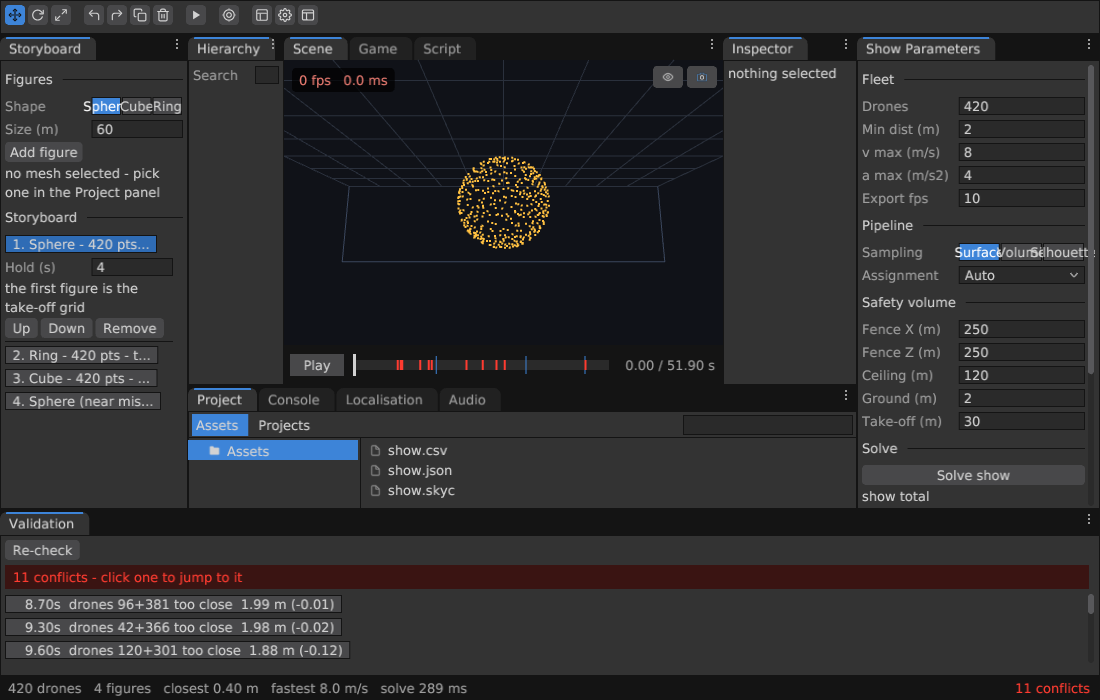
#> input picture .gauntlet-shots/09-narrow-1100x700.png, 1100 x 700 px
$ python look.py ../.gauntlet-shots/09-narrow-1100x700.png
#> lines starting #> are read from the running program, lines starting #| are printed output that depends on the picture
#!/usr/bin/env python3
"""look.py - the renderer's mirror.

Turns a rendered frame (PPM/PNG) into something a language model can actually
LOOK at: a luminance ASCII view, a colour-region map, and hard numbers about
silhouettes. This is what makes "check the image yourself" possible without a
display.

  python3 tools/look.py frame.ppm            ascii + stats
  python3 tools/look.py frame.ppm --cols=120 wider view
"""
import sys, os
import numpy as np
from PIL import Image

RAMP = " .:-=+*#%@"           # dark -> bright


def load(path):
    im = Image.open(path).convert("RGB")
    return np.asarray(im).astype(np.float32) / 255.0


def ascii_view(img, cols=96):
    h, w, _ = img.shape
    rows = max(1, int(cols * h / w * 0.5))
    ys = (np.linspace(0, h, rows + 1)).astype(int)
    xs = (np.linspace(0, w, cols + 1)).astype(int)
    lum = img @ np.array([0.2126, 0.7152, 0.0722], dtype=np.float32)
    out = []
    for r in range(rows):
        line = []
        for c in range(cols):
            block = lum[ys[r]:max(ys[r] + 1, ys[r + 1]), xs[c]:max(xs[c] + 1, xs[c + 1])]
            v = float(block.mean())
            line.append(RAMP[min(len(RAMP) - 1, int(v * len(RAMP)))])
        out.append("".join(line))
    return out


def color_view(img, cols=96):
    fams = {
        'k': (0.05, 0.05, 0.06),
        'g': (0.5, 0.5, 0.5),
        'r': (0.85, 0.25, 0.2),
        'o': (0.9, 0.55, 0.2),
        'y': (0.9, 0.85, 0.3),
        'l': (0.55, 0.8, 0.3),
        'G': (0.25, 0.7, 0.35),
        'c': (0.3, 0.8, 0.85),
        'b': (0.3, 0.5, 0.85),
        'p': (0.6, 0.4, 0.85),
        'm': (0.85, 0.35, 0.7),
        'w': (0.95, 0.95, 0.95),
    }
    keys = list(fams)
    ref = np.array([fams[k] for k in keys], dtype=np.float32)
    h, w, _ = img.shape
    rows = max(1, int(cols * h / w * 0.5))
    ys = np.linspace(0, h, rows + 1).astype(int)
    xs = np.linspace(0, w, cols + 1).astype(int)
    out = []
    for r in range(rows):
        line = []
        for c in range(cols):
            block = img[ys[r]:max(ys[r] + 1, ys[r + 1]), xs[c]:max(xs[c] + 1, xs[c + 1])]
            m = block.reshape(-1, 3).mean(0)
            d = ((ref - m) ** 2).sum(1)
            line.append(keys[int(d.argmin())])
        out.append("".join(line))
    return out


def stats(img, name):
    h, w, _ = img.shape
    lum = img @ np.array([0.2126, 0.7152, 0.0722], dtype=np.float32)
    print(f"--- {name}: {w}x{h}")
    print(f"    luminance  min {lum.min():.3f}  mean {lum.mean():.3f}  max {lum.max():.3f}")
    q = (img * 24).astype(np.int32)
    uniq = len(np.unique(q.reshape(-1, 3), axis=0))
    print(f"    distinct shades (quantised): {uniq}")
    bands = 8
    prof = []
    for i in range(bands):
        a, b = i * h // bands, (i + 1) * h // bands
        prof.append(f"{lum[a:b].mean():.3f}")
    print("    row bands top->bottom: " + " ".join(prof))
    top, bot = lum[: h // 2].mean(), lum[h // 2:].mean()
    print(f"    top half {top:.3f} | bottom half {bot:.3f} -> "
          f"{'ground below (ok)' if bot > top else 'BRIGHTER ON TOP (suspicious)'}")
    bg = img[0, 0]
    diff = np.abs(img - bg).sum(2)
    print(f"    pixels differing from corner colour: {100.0 * (diff > 0.08).mean():.1f}%")

    # objective "does this look like a photograph" numbers
    p2, p98 = np.percentile(lum, 2), np.percentile(lum, 98)
    clip_lo = 100.0 * (lum < 0.02).mean()
    clip_hi = 100.0 * (lum > 0.98).mean()
    gx = np.abs(np.diff(lum, axis=1)).mean()
    gy = np.abs(np.diff(lum, axis=0)).mean()
    sat = (img.max(2) - img.min(2)).mean()
    print(f"    EXPOSURE mean {lum.mean():.3f} (target 0.35-0.55) | "
          f"contrast p2..p98 {p2:.3f}..{p98:.3f} = {p98-p2:.3f} (target >0.45)")
    print(f"    clipping black {clip_lo:.2f}% white {clip_hi:.2f}% (target <2% each) | "
          f"detail {0.5*(gx+gy):.4f} | saturation {sat:.3f}")


def main():
    args = [a for a in sys.argv[1:] if not a.startswith("--")]
    cols = 96
    crop = None
    stretch = False
    for a in sys.argv[1:]:
        if a.startswith("--cols"):
            cols = int(a.split("=")[1]) if "=" in a else 96
        elif a.startswith("--crop"):          # --crop=x0,y0,x1,y1 in 0..1
            crop = [float(v) for v in a.split("=")[1].split(",")]
        elif a.startswith("--stretch"):       # normalise contrast before viewing
            stretch = True
    for p in args:
        img = load(p)
#> in load, im is the input picture: PIL image 1100x700 RGB; mean R, G, B 46.1, 45.6, 47.2
        if crop:
            h, w, _ = img.shape
            img = img[int(crop[1]*h):int(crop[3]*h), int(crop[0]*w):int(crop[2]*w)]
        if stretch:
            lo, hi = np.percentile(img, 2), np.percentile(img, 98)
            img = np.clip((img - lo) / max(1e-6, hi - lo), 0, 1)
        stats(img, os.path.basename(p))
#> in stats, `lum = img @ np.array([0.2126, 0.7152, 0.0722], dtype=np.float32)`:
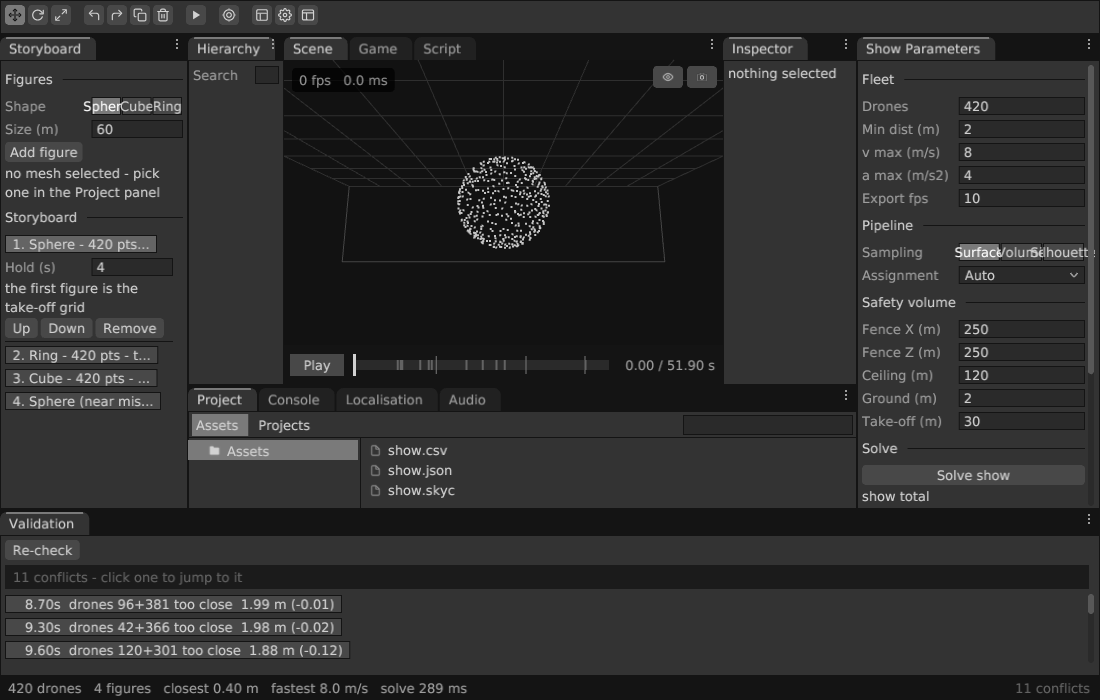
#> lum: shape (700, 1100) float32; min 0.0202, max 0.996, mean 0.18
#| --- 09-narrow-1100x700.png: 1100x700
#|     luminance  min 0.020  mean 0.180  max 0.996
#> in stats, `uniq = len(np.unique(q.reshape(-1, 3), axis=0))`: uniq = 244
#|     distinct shades (quantised): 244
#> after the loop in stats, `for i in range(bands):`: prof = ['0.185', '0.162', '0.178', '0.160', '0.189', '0.199', '0.175', '0.189']
#|     row bands top->bottom: 0.185 0.162 0.178 0.160 0.189 0.199 0.175 0.189
#> in stats, `top, bot = lum[: h // 2].mean(), lum[h // 2:].mean()`: top = 0.171; bot = 0.188
#|     top half 0.171 | bottom half 0.188 -> ground below (ok)
#> in stats, `bg = img[0, 0]`: bg = [0.0784, 0.0784, 0.0784]
#|     pixels differing from corner colour: 71.3%
#> in stats, `p2, p98 = np.percentile(lum, 2), np.percentile(lum, 98)`: p2 = 0.0706; p98 = 0.541
#> in stats, `clip_lo = 100.0 * (lum < 0.02).mean()`: clip_lo = 0
#> in stats, `clip_hi = 100.0 * (lum > 0.98).mean()`: clip_hi = 0.000649
#> in stats, `gx = np.abs(np.diff(lum, axis=1)).mean()`: gx = 0.0132
#> in stats, `gy = np.abs(np.diff(lum, axis=0)).mean()`: gy = 0.0168
#> in stats, `sat = (img.max(2) - img.min(2)).mean()`: sat = 0.02
#|     EXPOSURE mean 0.180 (target 0.35-0.55) | contrast p2..p98 0.071..0.541 = 0.471 (target >0.45)
#|     clipping black 0.00% white 0.00% (target <2% each) | detail 0.0150 | saturation 0.020
        print("    luminance view:")
        for line in ascii_view(img, cols):
#> in ascii_view, `h, w, _ = img.shape`: h = 700; w = 1100
#> in ascii_view, `rows = max(1, int(cols * h / w * 0.5))`: rows = 30
            print("      " + line)
#> this loop made 30 passes
        print("    colour view:")
        for line in color_view(img, cols):
#> in color_view, `keys = list(fams)`: keys = ['k', 'g', 'r', 'o', 'y', 'l', 'G', 'c', 'b', 'p', 'm', 'w']
#> in color_view, `h, w, _ = img.shape`: h = 700; w = 1100
#> in color_view, `rows = max(1, int(cols * h / w * 0.5))`: rows = 30
            print("      " + line)


if __name__ == "__main__":
    main()

$ run again, on .gauntlet-shots/16a-ohne-bevel.png
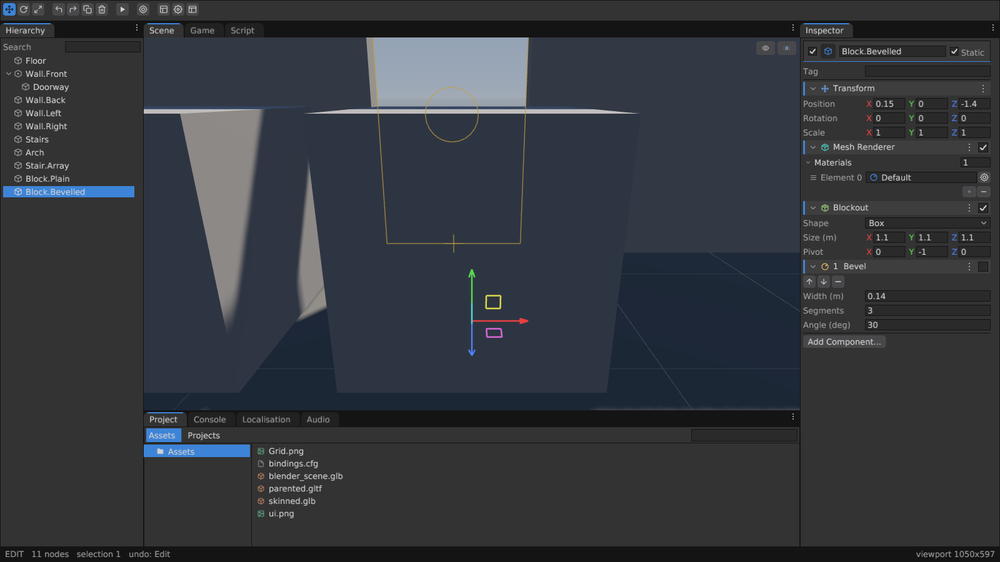
#> input picture .gauntlet-shots/16a-ohne-bevel.png, 1000 x 562 px, shrunk from 1600 x 900 before the run
#> in load, im is the input picture: PIL image 1000x562 RGB; mean R, G, B 51.7, 55.3, 61.1
#| --- 16a-ohne-bevel.png: 1000x562
#|     luminance  min 0.000  mean 0.216  max 0.886
#> uniq = 497
#|     distinct shades (quantised): 497
#> after the loop in stats, `for i in range(bands):`: prof = ['0.220', '0.276', '0.243', '0.224', '0.202', '0.176', '0.205', '0.178']
#|     row bands top->bottom: 0.220 0.276 0.243 0.224 0.202 0.176 0.205 0.178
#> top = 0.241; bot = 0.19
#|     top half 0.241 | bottom half 0.190 -> BRIGHTER ON TOP (suspicious)
#> bg = [0.098, 0.098, 0.098]
#> in stats, `diff = np.abs(img - bg).sum(2)`:
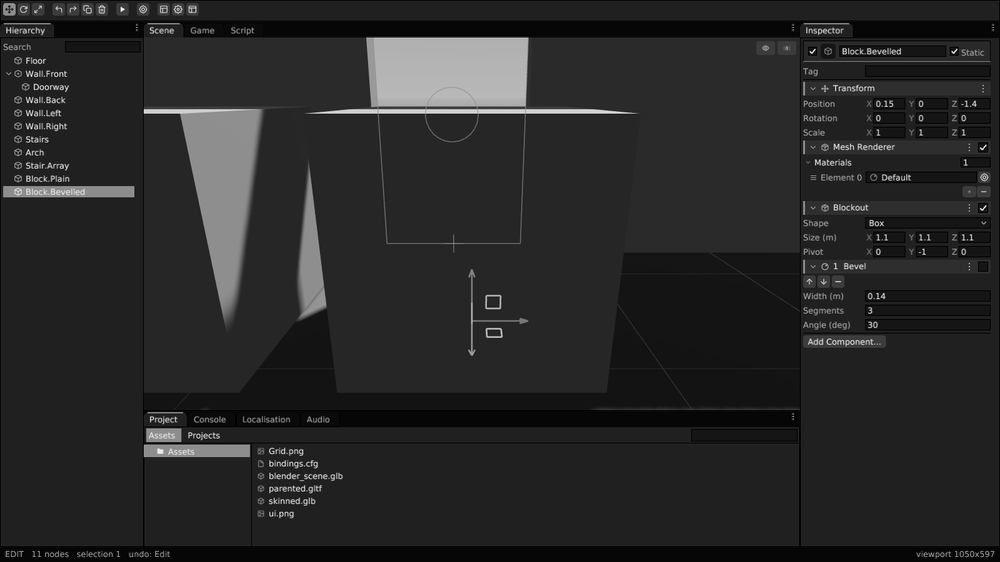
#> diff: shape (562, 1000) float32; min 0, max 2.36, mean 0.373; drawn with min black and max white
#|     pixels differing from corner colour: 93.8%
#> p2 = 0.0784; p98 = 0.635
#> clip_lo = 0.00427
#> clip_hi = 0
#> gx = 0.00727
#> gy = 0.00992
#> sat = 0.0394
#|     EXPOSURE mean 0.216 (target 0.35-0.55) | contrast p2..p98 0.078..0.635 = 0.557 (target >0.45)
#|     clipping black 0.00% white 0.00% (target <2% each) | detail 0.0086 | saturation 0.039
#> in ascii_view, `h, w, _ = img.shape`: h = 562; w = 1000
#> in ascii_view, `rows = max(1, int(cols * h / w * 0.5))`: rows = 26
#> the loop in main, `for line in ascii_view(img, cols):` made 26 passes
#> keys = ['k', 'g', 'r', 'o', 'y', 'l', 'G', 'c', 'b', 'p', 'm', 'w']
#> in color_view, `h, w, _ = img.shape`: h = 562; w = 1000
#> in color_view, `rows = max(1, int(cols * h / w * 0.5))`: rows = 26
#> the loop in main, `for line in color_view(img, cols):` made 26 passes
#|       gggkkkkkggkkkgkgkggkkkkkkkkkkkkkkkkkkkkkkkkkkkkkkkkkkkkkkkkkkkkkkkkkkkkkkkkkkkkkkkkkkkkkkkkkkkkk
#|       kkkkkkkkkkkkkkkkkkkkkkkkkkkkkkkkkkkkkkkkkkkkkkkkkkkkkkkkkkkkkkkkkkkkkkkkkkkkkkkkkkkkkkkkkkkkkkkk
#|       kkkkkkkkkkkkkkkkkkkkkkkkkkkkkkkkkkkggggggggggggggggkkkkkkkkkkkkkkkkkkkkkkgkkkkkkkkkkkkkkkkkkkkkk
#|       kkkgkkkkkkkkkkkkkkkkkkkkkkkkkkkkkkkggggggggggggggggkkkkkkkkkkkkkkkkkkkkkkkkkkkkkkkkkkkkkkkkkkkkk
#|       kkkgggkkkkkkkkkkkkkkkkkkkkkkkkkkkkkggggggggggggggggkkkkkkkkkkkkkkkkkkkkkkkkkkgkkkkkkkkkkkkkkkkkk
#> (further printed lines are left out)

$ run again, on .gauntlet-shots/17-modifier-array-stair.png
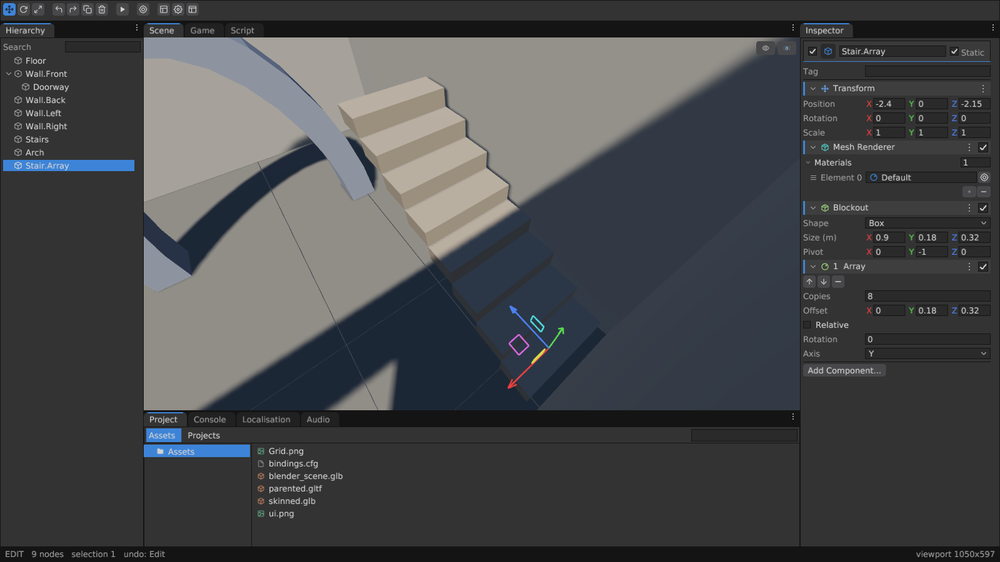
#> input picture .gauntlet-shots/17-modifier-array-stair.png, 1000 x 562 px, shrunk from 1600 x 900 before the run
#> in load, im is the input picture: PIL image 1000x562 RGB; mean R, G, B 71.1, 72.6, 74.4
#| --- 17-modifier-array-stair.png: 1000x562
#|     luminance  min 0.000  mean 0.284  max 0.906
#> uniq = 518
#|     distinct shades (quantised): 518
#> after the loop in stats, `for i in range(bands):`: prof = ['0.290', '0.420', '0.367', '0.310', '0.275', '0.227', '0.205', '0.178']
#|     row bands top->bottom: 0.290 0.420 0.367 0.310 0.275 0.227 0.205 0.178
#> top = 0.347; bot = 0.221
#|     top half 0.347 | bottom half 0.221 -> BRIGHTER ON TOP (suspicious)
#> bg = [0.098, 0.098, 0.098]
#> in stats, `diff = np.abs(img - bg).sum(2)`:
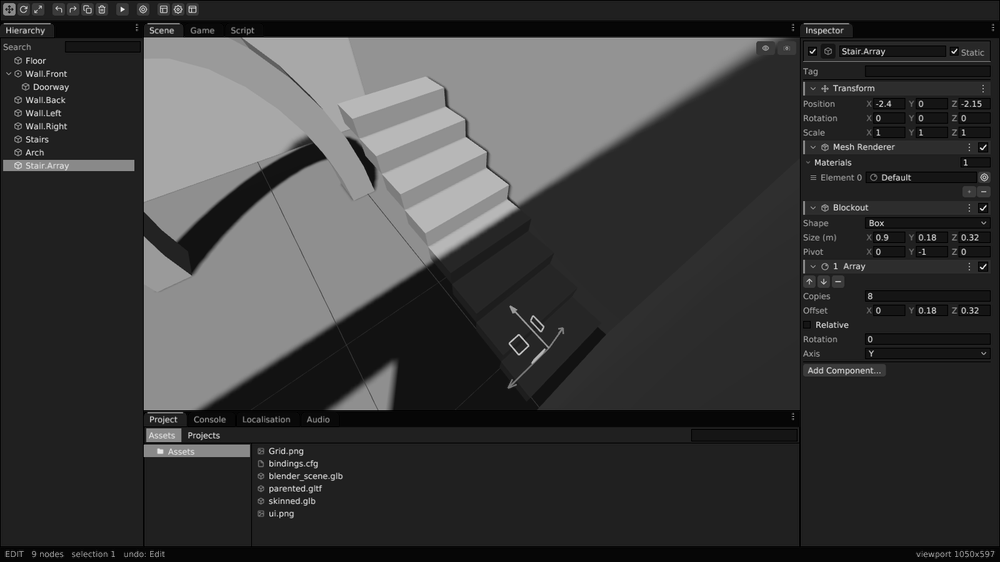
#> diff: shape (562, 1000) float32; min 0, max 2.42, mean 0.569; drawn with min black and max white
#|     pixels differing from corner colour: 93.8%
#> p2 = 0.0784; p98 = 0.637
#> clip_lo = 0.00463
#> clip_hi = 0
#> gx = 0.00789
#> gy = 0.0104
#> sat = 0.0328
#|     EXPOSURE mean 0.284 (target 0.35-0.55) | contrast p2..p98 0.078..0.637 = 0.558 (target >0.45)
#|     clipping black 0.00% white 0.00% (target <2% each) | detail 0.0092 | saturation 0.033
#> in ascii_view, `h, w, _ = img.shape`: h = 562; w = 1000
#> in ascii_view, `rows = max(1, int(cols * h / w * 0.5))`: rows = 26
#> the loop in main, `for line in ascii_view(img, cols):` made 26 passes
#> keys = ['k', 'g', 'r', 'o', 'y', 'l', 'G', 'c', 'b', 'p', 'm', 'w']
#> in color_view, `h, w, _ = img.shape`: h = 562; w = 1000
#> in color_view, `rows = max(1, int(cols * h / w * 0.5))`: rows = 26
#> the loop in main, `for line in color_view(img, cols):` made 26 passes
#|       gggkkkkkggkkkgkgkggkkkkkkkkkkkkkkkkkkkkkkkkkkkkkkkkkkkkkkkkkkkkkkkkkkkkkkkkkkkkkkkkkkkkkkkkkkkkk
#|       kkkkkkkkkkkkkkgggkkgkkkkkkkkkkkkkkkkkkkkkkkkkkkkkkkkkkkkkkkkkkkkkkkkkkkkkkkkkkkkkkkkkkkkkkkkkkkk
#|       kkkkkkkkkkkkkkggggggggggggggggggggggggggggggggggggggggggggggggggggggggggggkkkkkkkkkkkkkkkkkkkkkk
#|       kkkgkkkkkkkkkkgggggggggggggggggggggggggggggggggggggggggggggggggggggggggkkkkkkkkkkkkkkkkkkkkkkkkk
#|       kkkgggkkkkkkkkgggggggggggggggggggggggggggggggggggggggggggggggggggggkkkkkkkkkkgkkkkkkkkkkkkkkkkkk
#> (further printed lines are left out)

$ run again, on .gauntlet-shots/20-innen-zelle.png
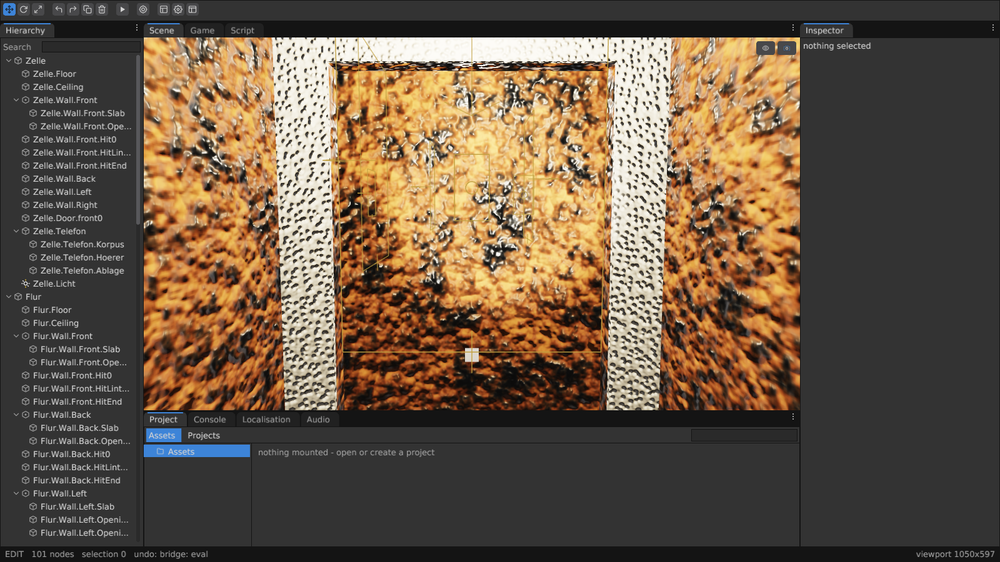
#> input picture .gauntlet-shots/20-innen-zelle.png, 1000 x 562 px, shrunk from 1600 x 900 before the run
#> in load, im is the input picture: PIL image 1000x562 RGB; mean R, G, B 103.2, 85.8, 68.4
#> in stats, `lum = img @ np.array([0.2126, 0.7152, 0.0722], dtype=np.float32)`:
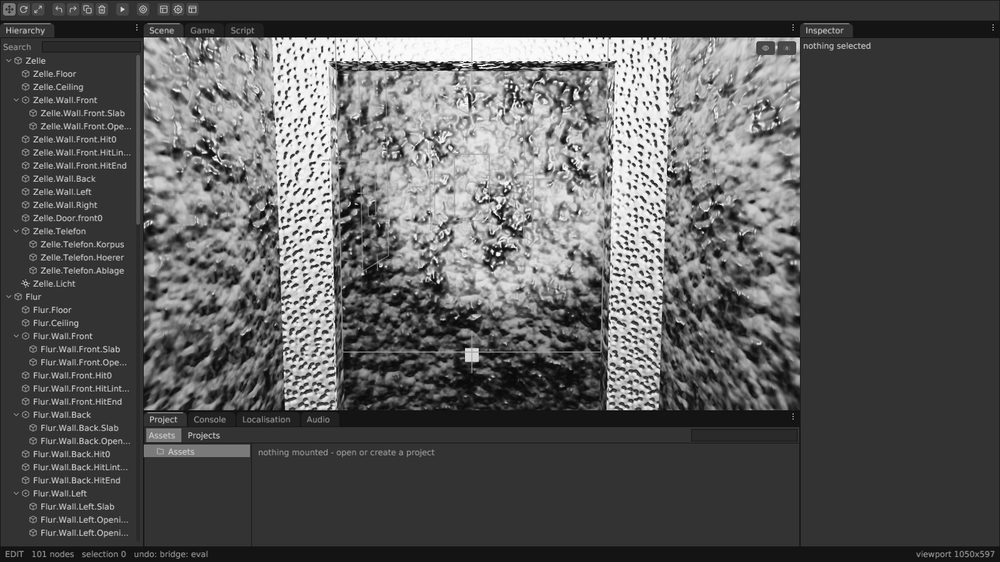
#> lum: shape (562, 1000) float32; min 0, max 1, mean 0.346
#| --- 20-innen-zelle.png: 1000x562
#|     luminance  min 0.000  mean 0.346  max 1.000
#> uniq = 1013
#|     distinct shades (quantised): 1013
#> after the loop in stats, `for i in range(bands):`: prof = ['0.347', '0.501', '0.495', '0.431', '0.342', '0.263', '0.211', '0.182']
#|     row bands top->bottom: 0.347 0.501 0.495 0.431 0.342 0.263 0.211 0.182
#> top = 0.443; bot = 0.249
#|     top half 0.443 | bottom half 0.249 -> BRIGHTER ON TOP (suspicious)
#> bg = [0.098, 0.098, 0.098]
#> in stats, `diff = np.abs(img - bg).sum(2)`:
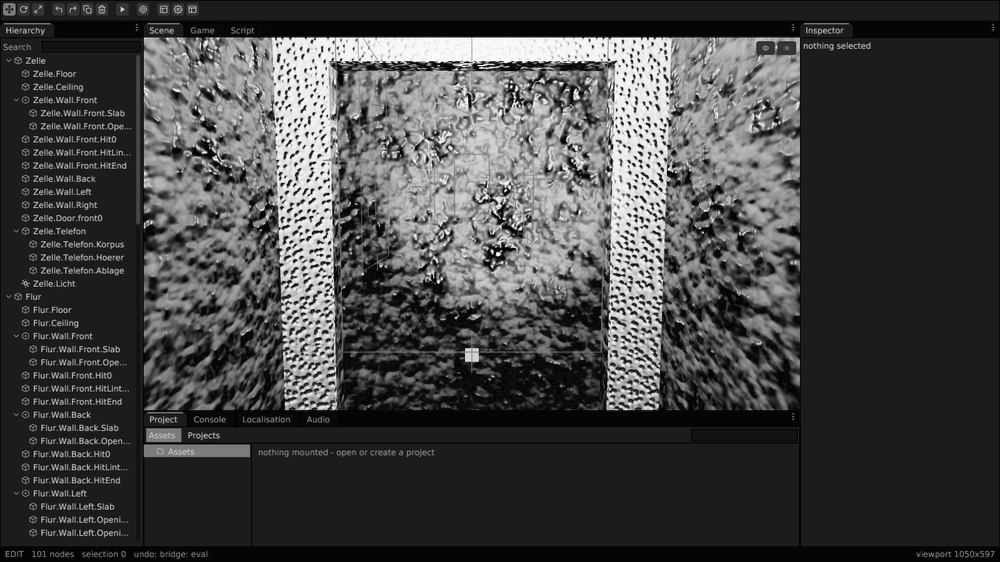
#> diff: shape (562, 1000) float32; min 0, max 2.71, mean 0.729; drawn with min black and max white
#|     pixels differing from corner colour: 93.3%
#> p2 = 0.0768; p98 = 0.948
#> clip_lo = 0.0836
#> clip_hi = 0.519
#> gx = 0.0377
#> gy = 0.0379
#> sat = 0.141
#|     EXPOSURE mean 0.346 (target 0.35-0.55) | contrast p2..p98 0.077..0.948 = 0.872 (target >0.45)
#|     clipping black 0.08% white 0.52% (target <2% each) | detail 0.0378 | saturation 0.141
#> in ascii_view, `h, w, _ = img.shape`: h = 562; w = 1000
#> in ascii_view, `rows = max(1, int(cols * h / w * 0.5))`: rows = 26
#> the loop in main, `for line in ascii_view(img, cols):` made 26 passes
#> keys = ['k', 'g', 'r', 'o', 'y', 'l', 'G', 'c', 'b', 'p', 'm', 'w']
#> in color_view, `h, w, _ = img.shape`: h = 562; w = 1000
#> in color_view, `rows = max(1, int(cols * h / w * 0.5))`: rows = 26
#> the loop in main, `for line in color_view(img, cols):` made 26 passes
#|       gggkkkkkggkkkgkgkggkkkkkkkkkkkkkkkkkkkkkkkkkkkkkkkkkkkkkkkkkkkkkkkkkkkkkkkkkkkkkkkkkkkkkkkkkkkkk
#|       kkkkkkkkkkkkkkggggkkkkggkkkkgkkgkgkgggggggggggggggggggggggkkggkgkkkkkkkkkkkkkkkkkkkkkkkkkkkkkkkk
#|       kkgkkkkkkkkkkkoyoggggoyygowwwwwwwwwwwwwwwwwwwwwwwwwwwwwwwwwwwwwwyyooyyyyoggggkkkkkkkkkkkkkkkkkkk
#|       kkkkkkkkkkkkkgooooooyyoyoywwwwwwgrooogoooooggoyogggggggrgoowwwwwgyoooogooyyyokkkkkkkkkkkkkkkkkkk
#|       kkkgggggkkkkkgoogoggggoooyywwwwwoooooooyyyyyygyygggyogggrogwwwwwgoooyggoogoogkkkkkkkkkkkkkkkkkkk
#> (further printed lines are left out)
